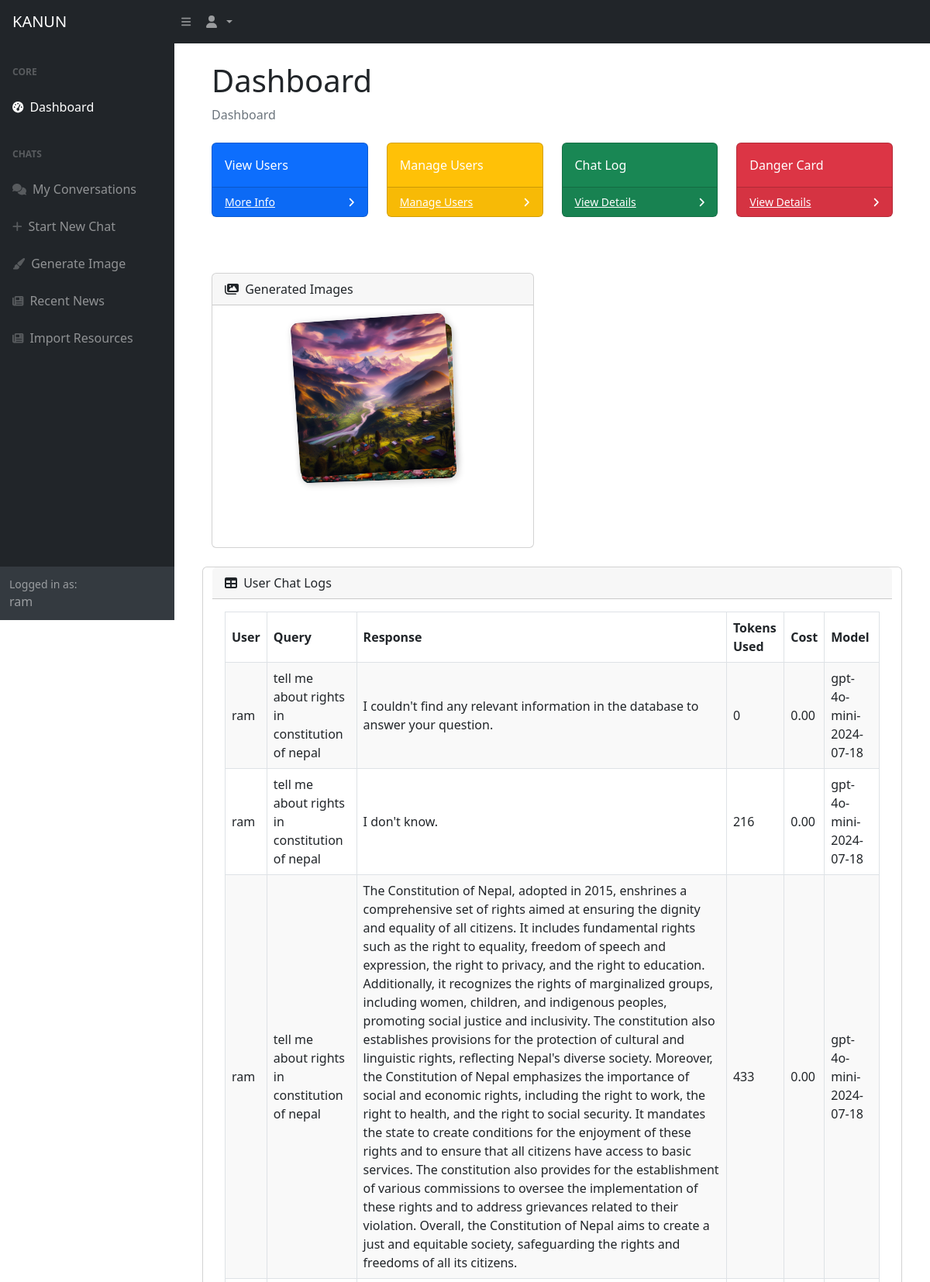
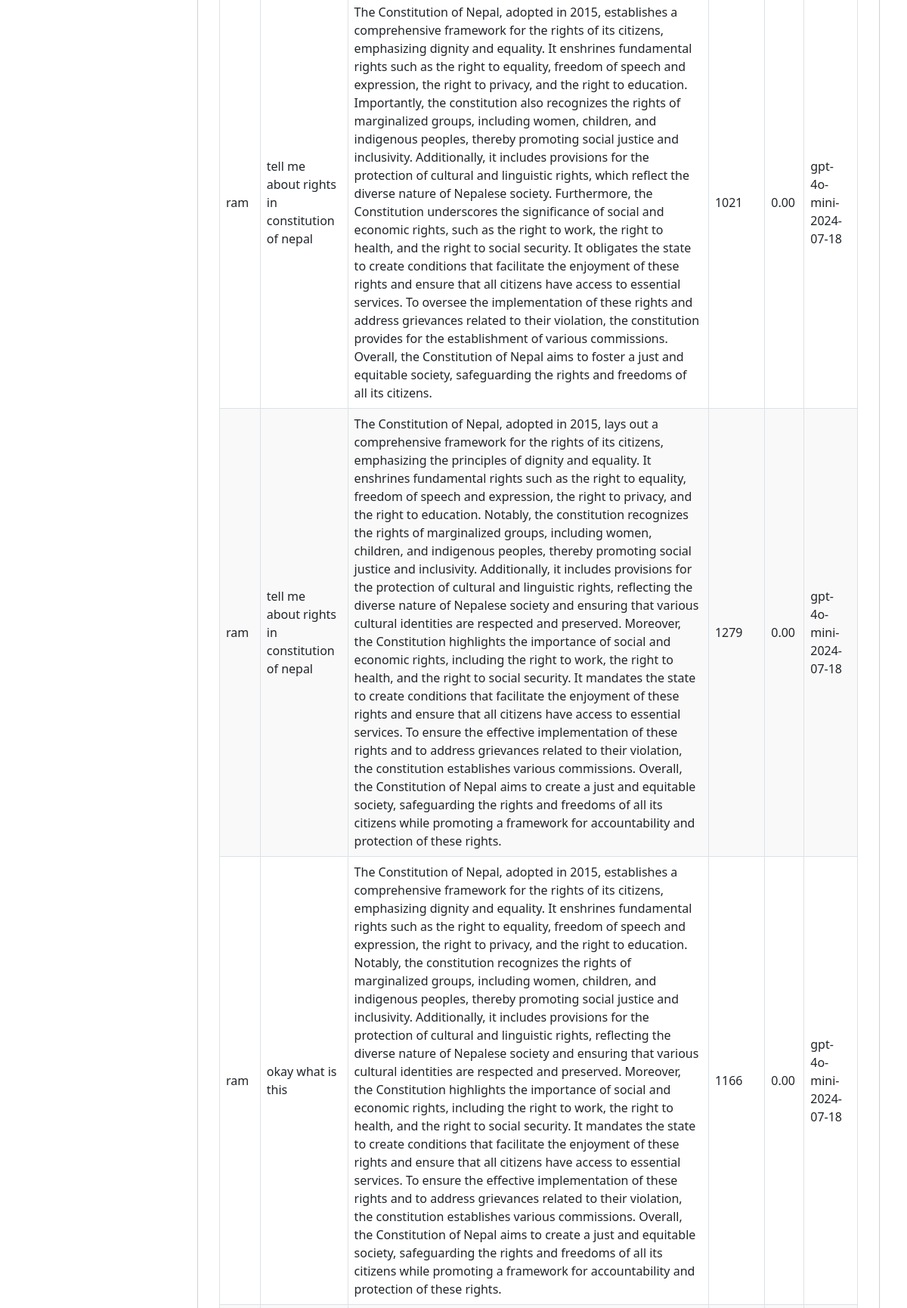
Page /dashboard/ (signed in, upper part) on the committed database (2 pictures, top to bottom).
### accounts/models.py (models this page shows, shortened)
class CustomUser(AbstractBaseUser, PermissionsMixin):
    id = models.AutoField(primary_key=True)
    username = models.CharField(max_length=150, unique=True)
    email = models.EmailField(null=True, blank=True)  # Temporarily remove the unique constraint
    password = models.CharField(max_length=128)
    is_staff = models.BooleanField(default=False)
    is_superuser = models.BooleanField(default=False)
    is_active = models.BooleanField(default=True)
    objects = CustomUserManager()
    USERNAME_FIELD = 'username'
    REQUIRED_FIELDS = ['email']

### chat/models.py (models this page shows, shortened)
class GeneratedImage(models.Model):
    user = models.ForeignKey(settings.AUTH_USER_MODEL, on_delete=models.CASCADE)
    prompt = models.TextField()
    image_url = models.URLField()
    image_file = models.ImageField(upload_to="generated_images/", null=True, blank=True)
    created_at = models.DateTimeField(auto_now_add=True)

class ChatUsageLog(models.Model):
    session_id = models.CharField(max_length=255, null=True, blank=True)
    timestamp = models.DateTimeField(auto_now_add=True)
    user = models.ForeignKey(settings.AUTH_USER_MODEL, on_delete=models.SET_NULL, null=True, blank=True)
    query = models.TextField()
    response = models.TextField()
    token_usage = models.IntegerField()
    cost = models.DecimalField(max_digits=10, decimal_places=2)
    model = models.CharField(max_length=100)

### dashboard/views.py (the view)
# urls.py: 2. Add a URL to urlpatterns:  path('', views.home, name='home')
@login_required
def home(request):
    users = CustomUser.objects.annotate(chat_usage_count=Count('chatusagelog')).all()
    chat_logs = ChatUsageLog.objects.filter(user=request.user)
    images = GeneratedImage.objects.filter(user=request.user).order_by('-created_at')
    paginator = Paginator(chat_logs, 10)
    page_number = request.GET.get('page')
    page_obj = paginator.get_page(page_number)
    labels = [user.username for user in users]
    data = [user.chat_usage_count for user in users]
    context = {
        'labels': json.dumps(labels),
        'data': json.dumps(data),
        'users': users,
        'chat_logs': page_obj,
        'images': images,
    }
    return render(request, 'dashboard/home.html', context)

### dashboard/templates/dashboard/home.html (shortened to what this page needs)
{% extends "base.html" %}
{% load static %}
{% block content %}
<div class="container-fluid px-4">
    <h1 class="mt-4">Dashboard</h1>
    <ol class="breadcrumb mb-4">
        <li class="breadcrumb-item active">Dashboard</li>
    </ol>
    <div class="row">
        <div class="col-xl-3 col-md-6">
            <div class="card bg-primary text-white mb-4">
                <div class="card-body">View Users</div>
                <div class="card-footer d-flex align-items-center justify-content-between">
                    <a class="small text-white stretched-link" href="{% url 'view_users' %}">More Info</a>
                    <div class="small text-white"><i class="fas fa-angle-right"></i></div>
                </div>
            </div>
        </div>
        <div class="col-xl-3 col-md-6">
            <div class="card bg-warning text-white mb-4">
                <div class="card-body">Manage Users</div>
                <div class="card-footer d-flex align-items-center justify-content-between">
                    <a class="small text-white stretched-link" href="{% url 'manage_users' %}">Manage Users</a>
                    <div class="small text-white"><i class="fas fa-angle-right"></i></div>
                </div>
            </div>
        </div>
        <div class="col-xl-3 col-md-4">
            <div class="card bg-success text-white mb-4">
                <div class="card-body">Chat Log</div>
                <div class="card-footer d-flex align-items-center justify-content-between">
                    <a class="small text-white stretched-link" href="{% url 'user_chat_logs' %}">View Details</a>
                    <div class="small text-white"><i class="fas fa-angle-right"></i></div>
                </div>
            </div>
        </div>
        <div class="col-xl-3 col-md-6">
            <div class="card bg-danger text-white mb-4">
                <div class="card-body">Danger Card</div>
                <div class="card-footer d-flex align-items-center justify-content-between">
                    <a class="small text-white stretched-link" href="#">View Details</a>
                    <div class="small text-white"><i class="fas fa-angle-right"></i></div>
                </div>
            </div>
        </div>
    </div>
    <div class="row mt-4">
    <div class="row mt-4">
    <div class="col-xl-6">
        <div class="card mb-4 equal-card">
            <div class="card-header">
                <i class="fas fa-images me-1"></i>
                Generated Images
            </div>
            <div class="card-body d-flex justify-content-center align-items-center">
                <div class="stacked-gallery" onclick="openGalleryModal()">
                    {% for image in images|slice:":5" %}
                        <img src="{{ image.image_file.url }}" class="stacked-image stacked-{{ forloop.counter }}" alt="Generated Image">
                    {% endfor %}
                </div>
            </div>
        </div>
    </div>
</div>
<div class="card mb-4">
    <div class="card-header">
        <i class="fas fa-table me-1"></i>
        User Chat Logs
    </div>
    <div class="card-body">
        <div class="table-responsive">
            <table id="datatablesSimple" class="table-bordered table-striped">
                <thead>
                    <tr>
                        <th>User</th>
                        <th>Query</th>
                        <th>Response</th>
                        <th>Tokens Used</th>
                        <th>Cost</th>
                        <th>Model</th>
                    </tr>
                </thead>
                <tbody>
                    {% for log in chat_logs %}
                        <tr>
                            <td>{{ log.user.username }}</td>
                            <td>{{ log.query }}</td>
                            <td>{{ log.response }}</td>
                            <td>{{ log.token_usage }}</td>
                            <td>{{ log.cost }}</td>
                            <td>{{ log.model }}</td>
                        </tr>
                    {% endfor %}
                </tbody>
            </table>
        </div>
    </div>
</div>
</div>
</div>
{% endblock %}

### Kanun/templates/base.html (shortened to what this page needs)
<!DOCTYPE html>
<html lang="en">
{% load static %}
{% load i18n %}
<head>
    <link href="https://cdn.jsdelivr.net/npm/simple-datatables@7.1.2/dist/style.min.css" rel="stylesheet">
    <link href="{% static 'css/styles.css' %}" rel="stylesheet">
</head>
<body class="sb-nav-fixed">
    <nav class="sb-topnav navbar navbar-expand navbar-dark bg-dark">
        <a class="navbar-brand ps-3" href="{% url 'dashboard' %}">KANUN</a>
        <button class="btn btn-link btn-sm order-1 order-lg-0 me-4 me-lg-0" id="sidebarToggle" href="#!">
            <i class="fas fa-bars"></i>
        </button>
        <ul class="navbar-nav ms-auto ms-md-0 me-3 me-lg-4">
            <li class="nav-item dropdown">
                <a class="nav-link dropdown-toggle" id="navbarDropdown" href="#" role="button" data-bs-toggle="dropdown" aria-expanded="false">
                    <i class="fas fa-user fa-fw"></i>
                </a>
            </li>
        </ul>
    </nav>
    <div id="layoutSidenav">
        <div id="layoutSidenav_nav">
            <nav class="sb-sidenav accordion sb-sidenav-dark" id="sidenavAccordion">
                <div class="sb-sidenav-menu">
                    <div class="nav">
                        <div class="sb-sidenav-menu-heading">{% trans "Core" %}</div>
                        <a class="nav-link {% if request.resolver_match.url_name == 'dashboard' %}active{% endif %}" href="{% url 'dashboard' %}">
                            <div class="sb-nav-link-icon"><i class="fas fa-tachometer-alt"></i></div>
                            {% trans "Dashboard" %}
                        </a>
                        <div class="sb-sidenav-menu-heading">{% trans "Chats" %}</div>
                        <a class="nav-link {% if request.resolver_match.url_name == 'chat_list' %}active{% endif %}" href="{% url 'chat_list' %}">
                            <div class="sb-nav-link-icon"><i class="fas fa-comments"></i></div>
                            {% trans "My Conversations" %}
                        </a>
                        <a class="nav-link {% if request.resolver_match.url_name == 'chat_create' %}active{% endif %}" href="{% url 'chat_create' %}">
                            <div class="sb-nav-link-icon"><i class="fas fa-plus"></i></div>
                            {% trans "Start New Chat" %}
                        </a>
                        <a class="nav-link {% if request.resolver_match.url_name == 'chat_create' %}active{% endif %}" href="{% url 'generate_image' %}">
                            <div class="sb-nav-link-icon"><i class="fas fa-paint-brush"></i></div>
                            {% trans "Generate Image" %}
                        </a>
                        <a class="nav-link {% if request.resolver_match.url_name == 'news' %}active{% endif %}" href="{% url 'news' %}">
                            <div class="sb-nav-link-icon"><i class="fas fa-newspaper"></i></div>
                            {% trans "Recent News" %}
                        </a>
                        <a class="nav-link {% if request.resolver_match.url_name == 'news' %}active{% endif %}" href="{% url 'news' %}">
                            <div class="sb-nav-link-icon"><i class="fas fa-newspaper"></i></div>
                            {% trans "Import Resources" %}
                        </a>
                    </div>
                </div>
                <div class="sb-sidenav-footer">
                    <div class="small">{% trans "Logged in as:" %}</div>
                    {{ user.username|default:"Guest" }}
                </div>
            </nav>
        </div>
        <div id="layoutSidenav_content">
            <main>
                <div class="container-fluid px-4">
                    {% block content %}{% endblock %}
                </div>
            </main>
        </div>
    </div>
</body>
</html>

### dashboard/templates/dashboard/home.html (style rules this page uses)
.stacked-gallery { position: relative; width: 200px; height: 280px; cursor: pointer; margin: auto; }
.stacked-image { position: absolute; width: 100%; height: auto; border-radius: 10px; transition: transform 0.3s ease-in-out; box-shadow: 2px 2px 10px rgba(0, 0, 0, 0.2); }
.stacked-1 { top: 0px; left: 0px; z-index: 5; transform: rotate(-4deg); }
.table-bordered { border: 1px solid #dee2e6; }
.table-bordered th, .table-bordered td { border: 1px solid #dee2e6; padding: 8px; text-align: left; }
.table-striped tbody tr:nth-of-type(odd) { background-color: #f9f9f9; }
.stacked-gallery { position: relative; width: 200px; height: 280px; cursor: pointer; }
.stacked-image { position: absolute; width: 100%; height: auto; border-radius: 10px; transition: transform 0.3s ease-in-out; }
.stacked-1 { top: 0px; left: 0px; z-index: 5; transform: rotate(-5deg); }

### rows in the picture
CustomUser: username "ram"
GeneratedImage: image_file (picture)
ChatUsageLog: user.username "ram", query "tell me about rights in constitution of nepal", response "I couldn't find any relevant information in the database to answer your question.", token_usage "0", cost "0.00", model "gpt-4o-mini-2024-07-18"
ChatUsageLog: user.username "ram", query "tell me about rights in constitution of nepal", response "I don't know.", token_usage "216", cost "0.00", model "gpt-4o-mini-2024-07-18"
ChatUsageLog: user.username "ram", query "tell me about rights in constitution of nepal", response "The Constitution of Nepal, adopted in 2015, enshrines a comprehensive set of rights aimed at ensuring the dignity and equality of all citizens. It includes fundamental rights such as the right to equality, freedom of speech and expression, the right to privacy, and the right to education. Additionally, it recognizes the rights of marginalized groups, including women, children, and indigenous peoples, promoting social justice and inclusivity. The constitution also establishes provisions for the protection of cultural and linguistic rights, reflecting Nepal's diverse society. Moreover, the Constitution of Nepal emphasizes the importance of social and economic rights, including the right to…", token_usage "433", cost "0.00", model "gpt-4o-mini-2024-07-18"
ChatUsageLog: user.username "ram", query "tell me about rights in constitution of nepal", response "The Constitution of Nepal, adopted in 2015, establishes a comprehensive framework for the rights of its citizens, emphasizing dignity and equality. It enshrines fundamental rights such as the right to equality, freedom of speech and expression, the right to privacy, and the right to education. Importantly, the constitution also recognizes the rights of marginalized groups, including women, children, and indigenous peoples, thereby promoting social justice and inclusivity. Additionally, it includes provisions for the protection of cultural and linguistic rights, which reflect the diverse nature of Nepalese society. Furthermore, the Constitution underscores the significance of social and…", token_usage "1021", cost "0.00", model "gpt-4o-mini-2024-07-18"
ChatUsageLog: user.username "ram", query "tell me about rights in constitution of nepal", response "The Constitution of Nepal, adopted in 2015, lays out a comprehensive framework for the rights of its citizens, emphasizing the principles of dignity and equality. It enshrines fundamental rights such as the right to equality, freedom of speech and expression, the right to privacy, and the right to education. Notably, the constitution recognizes the rights of marginalized groups, including women, children, and indigenous peoples, thereby promoting social justice and inclusivity. Additionally, it includes provisions for the protection of cultural and linguistic rights, reflecting the diverse nature of Nepalese society and ensuring that various cultural identities are respected and preserved.…", token_usage "1279", cost "0.00", model "gpt-4o-mini-2024-07-18"
ChatUsageLog: user.username "ram", query "okay what is this", response "The Constitution of Nepal, adopted in 2015, establishes a comprehensive framework for the rights of its citizens, emphasizing dignity and equality. It enshrines fundamental rights such as the right to equality, freedom of speech and expression, the right to privacy, and the right to education. Notably, the constitution recognizes the rights of marginalized groups, including women, children, and indigenous peoples, thereby promoting social justice and inclusivity. Additionally, it includes provisions for the protection of cultural and linguistic rights, reflecting the diverse nature of Nepalese society and ensuring that various cultural identities are respected and preserved. Moreover, the…", token_usage "1166", cost "0.00", model "gpt-4o-mini-2024-07-18"
